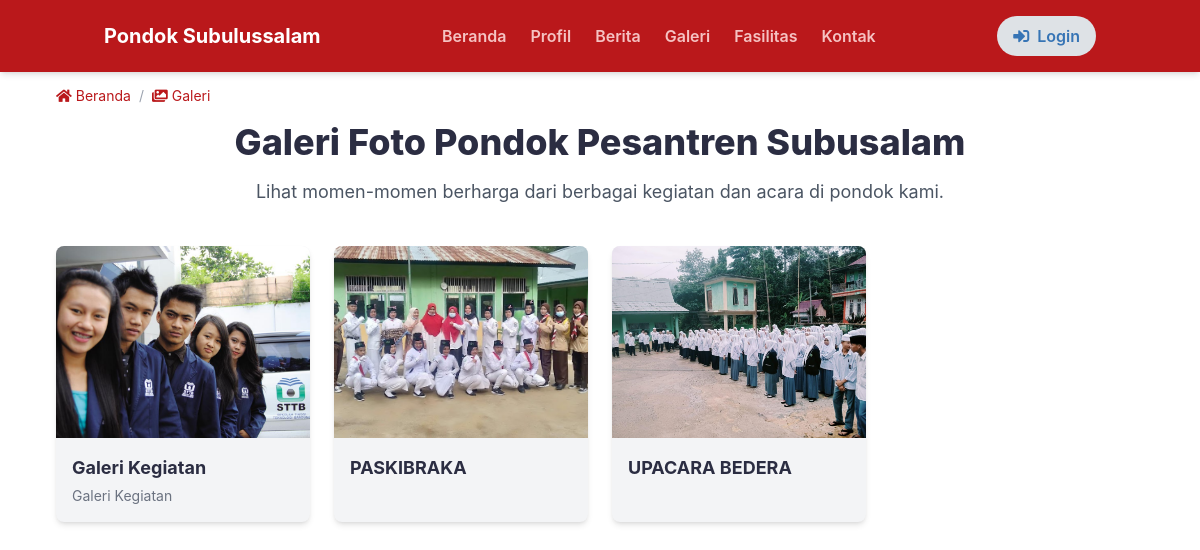
Screenshot of /galeri with the database file from the repository.
### tables this page shows
CREATE TABLE `galeri` (
  `id` int(11) NOT NULL,
  `judul` varchar(255) NOT NULL,
  `deskripsi` text DEFAULT NULL,
  `gambar` varchar(255) NOT NULL,
  `tanggal_upload` date NOT NULL
);

### controllers/GaleriController.php (called while the page is built)
<?php
class GaleriController {
    public function index() {
        global $conn;
        require_once ROOT_PATH . '/models/GaleriModel.php';
        $galeriModel = new GaleriModel($conn);
        $data['galeri'] = $galeriModel->getAllGaleri();
        require_once ROOT_PATH . '/views/layouts/header.php';
        require_once ROOT_PATH . '/views/galeri.php';
        require_once ROOT_PATH . '/views/layouts/footer.php';
    }
}

### index.php (called while the page is built, shortened)
<?php
require_once ROOT_PATH . '/routes.php';

### models/GaleriModel.php (called while the page is built, shortened)
<?php
class GaleriModel {
    private $conn;
    public function __construct($conn) {
        $this->conn = $conn;
    }
    public function getAllGaleri() {
        $sql = "SELECT * FROM galeri ORDER BY tanggal_upload DESC, id DESC";
        $result = $this->conn->query($sql);
        $galeri = [];
        if ($result->num_rows > 0) {
            while ($row = $result->fetch_assoc()) {
                $galeri[] = $row;
            }
        }
        return $galeri;
    }
}

### views/galeri.php (the view)
 <main class="w-full min-h-screen">
    <section class="max-w-6xl w-full mx-auto px-4 sm:px-6 lg:px-8">
         <nav class="py-4 text-sm text-gray-500" aria-label="Breadcrumb">
            <ol class="list-none p-0 inline-flex">
                <li class="flex items-center">
                    <a href="/pondok-subusalam/home" class="text-[#ba181b] hover:text-[#2b2d42] inline-flex items-center">
                        <i class="fas fa-home mr-1"></i>Beranda
                    </a>
                    <span class="mx-2 text-gray-400">/</span>
                </li>
                <li class="flex items-center">
                    <a href="/pondok-subusalam/galeri" class="text-[#ba181b] hover:text-[#2b2d42] inline-flex items-center" aria-current="page">
                        <i class="fas fa-images mr-1"></i>Galeri
                    </a>
                </li>
            </ol>
        </nav>
        <h1 class="text-4xl font-extrabold text-[#2b2d42] mb-4 text-center">Galeri Foto Pondok Pesantren Subusalam</h1>
        <p class="text-lg text-gray-600 text-center mb-10">
            Lihat momen-momen berharga dari berbagai kegiatan dan acara di pondok kami.
        </p>
        <div class="mt-8 grid grid-cols-1 sm:grid-cols-2 md:grid-cols-3 lg:grid-cols-4 gap-6">
            <?php if (isset($data['galeri']) && !empty($data['galeri'])): ?>
                <?php foreach ($data['galeri'] as $item): ?>
                    <div class="bg-gray-100 rounded-lg shadow-md overflow-hidden transform transition-all duration-300 hover:scale-105">
                        <img src="/pondok-subusalam/assets/uploads/galeri/<?= htmlspecialchars($item['gambar']) ?>" alt="<?= htmlspecialchars($item['judul']) ?>" class="w-full h-48 object-cover">
                        <div class="p-4">
                            <h3 class="text-lg font-bold text-[#2b2d42]"><?= htmlspecialchars($item['judul']) ?></h3>
                            <p class="text-sm text-gray-500 mt-1"><?= htmlspecialchars($item['deskripsi']) ?></p>
                        </div>
                    </div>
                <?php endforeach; ?>
            <?php else: ?>
                <p class="col-span-full text-center text-gray-500">Tidak ada item galeri yang ditemukan.</p>
            <?php endif; ?>
        </div>
    </section>
</main>

### views/layouts/header.php (style rules this page uses)
body { font-family: "Inter", sans-serif; padding-top: 70px; }

### rows the page displays
galeri: gambar (picture), judul "Galeri Kegiatan", deskripsi "Galeri Kegiatan"
galeri: gambar (picture), judul "PASKIBRAKA"
galeri: gambar (picture), judul "UPACARA BEDERA"
